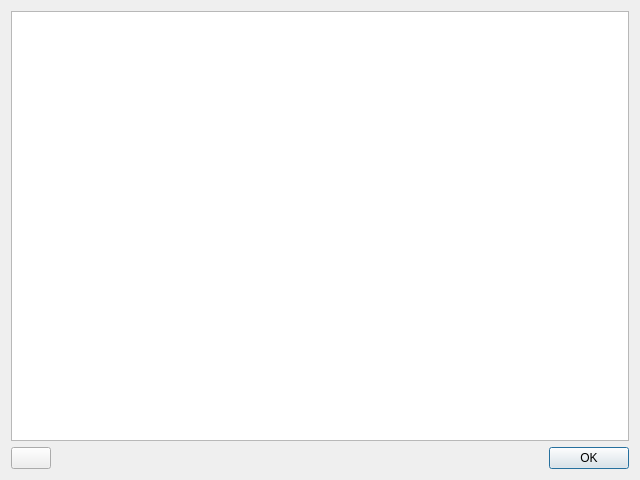
<?xml version="1.0" encoding="UTF-8"?>
<ui version="4.0">
 <class>ServerResponsePoolView</class>
 <widget class="QDialog" name="ServerResponsePoolView">
  <property name="windowModality">
   <enum>Qt::WindowModal</enum>
  </property>
  <property name="geometry">
   <rect>
    <x>0</x>
    <y>0</y>
    <width>640</width>
    <height>480</height>
   </rect>
  </property>
  <property name="windowTitle">
   <string>Dialog</string>
  </property>
  <property name="windowIcon">
   <iconset resource="../../ressources/ressources.qrc">
    <normaloff>:/img/Bubble-32.png</normaloff>:/img/Bubble-32.png</iconset>
  </property>
  <layout class="QVBoxLayout" name="verticalLayout">
   <item>
    <widget class="QPlainTextEdit" name="response">
     <property name="font">
      <font>
       <family>Courier New</family>
      </font>
     </property>
     <property name="readOnly">
      <bool>true</bool>
     </property>
    </widget>
   </item>
   <item>
    <layout class="QHBoxLayout" name="horizontalLayout">
     <item>
      <widget class="QPushButton" name="pbCopy">
       <property name="toolTip">
        <string>Copy response to clipboard.</string>
       </property>
       <property name="icon">
        <iconset resource="../../ressources/ressources.qrc">
         <normaloff>:/img/copy.png</normaloff>:/img/copy.png</iconset>
       </property>
      </widget>
     </item>
     <item>
      <spacer name="horizontalSpacer">
       <property name="orientation">
        <enum>Qt::Horizontal</enum>
       </property>
       <property name="sizeHint" stdset="0">
        <size>
         <width>40</width>
         <height>20</height>
        </size>
       </property>
      </spacer>
     </item>
     <item>
      <widget class="QDialogButtonBox" name="buttonBox">
       <property name="orientation">
        <enum>Qt::Horizontal</enum>
       </property>
       <property name="standardButtons">
        <set>QDialogButtonBox::Ok</set>
       </property>
      </widget>
     </item>
    </layout>
   </item>
  </layout>
 </widget>
 <resources>
  <include location="../../ressources/ressources.qrc"/>
 </resources>
 <connections>
  <connection>
   <sender>buttonBox</sender>
   <signal>accepted()</signal>
   <receiver>ServerResponsePoolView</receiver>
   <slot>accept()</slot>
   <hints>
    <hint type="sourcelabel">
     <x>248</x>
     <y>254</y>
    </hint>
    <hint type="destinationlabel">
     <x>157</x>
     <y>274</y>
    </hint>
   </hints>
  </connection>
  <connection>
   <sender>buttonBox</sender>
   <signal>rejected()</signal>
   <receiver>ServerResponsePoolView</receiver>
   <slot>reject()</slot>
   <hints>
    <hint type="sourcelabel">
     <x>316</x>
     <y>260</y>
    </hint>
    <hint type="destinationlabel">
     <x>286</x>
     <y>274</y>
    </hint>
   </hints>
  </connection>
  <connection>
   <sender>pbCopy</sender>
   <signal>pressed()</signal>
   <receiver>response</receiver>
   <slot>selectAll()</slot>
   <hints>
    <hint type="sourcelabel">
     <x>28</x>
     <y>455</y>
    </hint>
    <hint type="destinationlabel">
     <x>319</x>
     <y>221</y>
    </hint>
   </hints>
  </connection>
  <connection>
   <sender>pbCopy</sender>
   <signal>released()</signal>
   <receiver>response</receiver>
   <slot>copy()</slot>
   <hints>
    <hint type="sourcelabel">
     <x>28</x>
     <y>455</y>
    </hint>
    <hint type="destinationlabel">
     <x>319</x>
     <y>221</y>
    </hint>
   </hints>
  </connection>
 </connections>
</ui>
